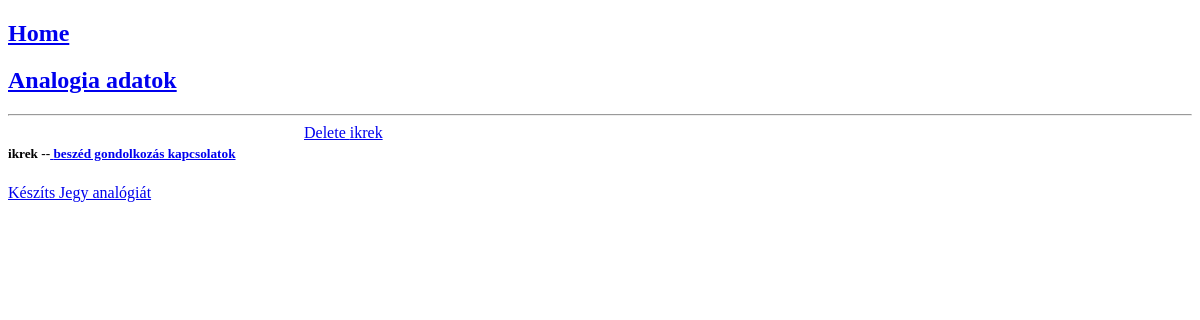
Page /jegyek/ on the earlier database version.
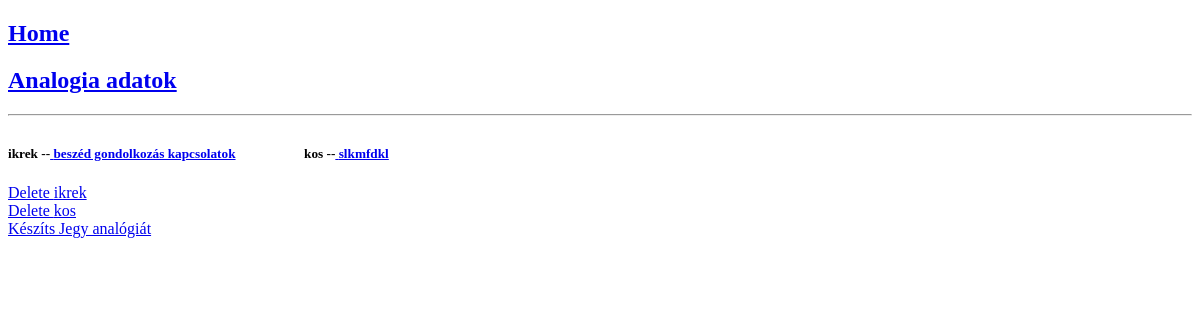
Same page on the later database version.
### base/models.py (models this page shows, shortened)
class Analogia(models.Model):
    nevID = models.CharField(max_length=30)
    leiras = models.TextField(null=True, blank=True)
    class Meta:
        abstract= True

class Jegy(Analogia):
    elem = models.CharField(max_length=6)
    minoseg = models.CharField(max_length=10)
    dekadjegy = models.CharField(max_length=8)
    paritas = models.CharField(max_length=7)
    evszak = models.CharField(max_length=6)

### base/views_analogiatarolok.py (the view)
# urls.py: path("jegyek/", views_analogiatarolok.jegyek_oldal, name= "jegyek"),
def jegyek_oldal(request):
    jegyek = Jegy.objects.all()
    context = {'adatok': jegyek}
    return render(request, 'analogiatarolok/jegyek.html', context )

### base/templates/analogiatarolok/jegyek.html (shortened to what this page needs)
{% extends 'analogia_db_base.html' %}
{% block content %}
<div class = "analogia_adatbazis-container">
        {% for adat in adatok %}
            <div>
                <h5>{{adat.nevID}} --<a href="{% url 'jegy' adat.nevID %}"> {{adat.leiras}}</a></h5>
            </div>
        {% endfor %}
        <div>
            {% for adat in adatok %}
                <div>
                    <a href="{% url 'delete-jegy' adat.nevID %}" >Delete {{adat.nevID}}</a>
                </div>
            {% endfor %}
        </div>
    </div>
    <div>
        <a href="{% url 'create-jegyek' %}">Készíts Jegy analógiát</a>
    </div>
{% endblock content %}

### templates/analogia_db_base.html (shortened to what this page needs)
<!DOCTYPE html>
<html lang="en">
<head>
</head>
<body>
{% include 'analogia_navbar.html' %}
{% block content %}
{% endblock %}
</body>
</html>

### templates/analogia_navbar.html
<a href="/">
    <h2>Home</h2>
</a>
<a href="/analogia_adatbazis">
    <h2>Analogia adatok</h2>
</a>
<hr>

### base/templates/analogiatarolok/jegyek.html (style rules this page uses)
.analogia_adatbazis-container { display: grid; grid-template-columns: 1fr 3fr; }

Differences in the rows shown:
added Jegy: nevID "kos", leiras "slkmfdkl"
